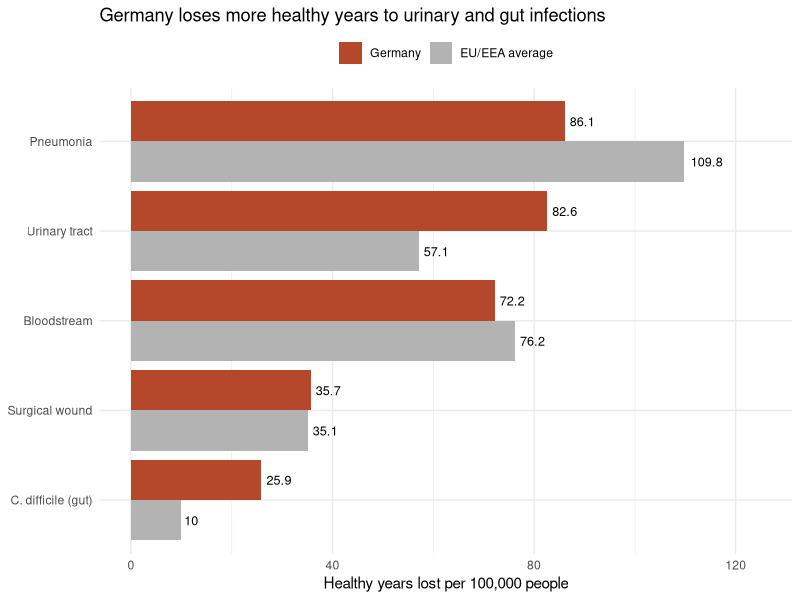

This figure's R source:
## ---- chunk 1
#| label: setup
library(tidyverse)
library(knitr)
library(kableExtra)
library(ggplot2)

# Colours (match the site theme)
col_germany <- "#b5482a"
col_eu      <- "#5c6670"
col_link    <- "#d9d4c7"
## ---- chunk 2
#| label: tbl-burden
#| tbl-cap: "Estimated hospital infections in Germany each year (2011), sorted from most to least harmful. Source: Zacher et al. (2019)."

# Numbers from Table 1 of Zacher et al. (2019), sorted by healthy years lost
burden <- data.frame(
  Infection = c("Pneumonia", "Urinary tract infection", "Bloodstream infection",
                "Surgical wound infection", "C. difficile (gut) infection"),
  Cases  = c(106586, 214150, 26976, 93222, 36002),
  Deaths = c(3968, 3664, 3905, 2328, 1917),
  DALYs  = c(69508, 66701, 58350, 28842, 20890)
)

# Share of all cases and of all healthy years lost (totals from the study)
burden$Share_cases <- paste0(round(burden$Cases / 478222 * 100), "%")
burden$Share_dalys <- paste0(round(burden$DALYs / 248920 * 100), "%")

# format() adds thousands commas so the numbers are easy to read
burden$Cases  <- format(burden$Cases, big.mark = ",")
burden$Deaths <- format(burden$Deaths, big.mark = ",")

knitr::kable(
  burden[, c("Infection", "Cases", "Deaths", "Share_cases", "Share_dalys")],
  col.names = c("Infection", "Cases per year", "Deaths per year",
                "Share of all cases", "Share of healthy years lost"),
  align = c("l", "r", "r", "r", "r"),
  row.names = FALSE
)
## ---- chunk 3
#| label: fig-compare
#| fig-cap: "Healthy years lost per 100,000 people each year, Germany compared with the EU/EEA average, 2011–12. Source: Zacher et al. (2019)."
#| fig-alt: "Bar chart of five hospital infections. Germany loses more healthy years than the EU/EEA average to urinary tract and C. difficile infections, and fewer to pneumonia."
#| fig-width: 8
#| fig-height: 4.5

# Numbers from Table 2 of Zacher et al. (2019)
daly_data <- data.frame(
  Infection = rep(c("Pneumonia", "Urinary tract", "Bloodstream",
                    "Surgical wound", "C. difficile (gut)"), times = 2),
  Region = rep(c("Germany", "EU/EEA average"), each = 5),
  DALYs  = c(86.1, 82.6, 72.2, 35.7, 25.9,
             109.8, 57.1, 76.2, 35.1, 10.0)
)

# keep the infections and regions in the order we want
daly_data$Infection <- factor(daly_data$Infection,
  levels = rev(c("Pneumonia", "Urinary tract", "Bloodstream",
                 "Surgical wound", "C. difficile (gut)")))
daly_data$Region <- factor(daly_data$Region,
  levels = c("EU/EEA average", "Germany"))

ggplot(daly_data, aes(x = DALYs, y = Infection, fill = Region)) +
  geom_col(position = "dodge") +
  geom_text(aes(label = DALYs), position = position_dodge(width = 0.9),
            hjust = -0.2, size = 3.2) +
  scale_fill_manual(values = c("Germany" = "#b5482a", "EU/EEA average" = "grey70"),
                    breaks = c("Germany", "EU/EEA average")) +
  xlim(0, 125) +
  labs(title = "Germany loses more healthy years to urinary and gut infections",
       x = "Healthy years lost per 100,000 people", y = NULL, fill = NULL) +
  theme_minimal() +
  theme(legend.position = "top")
